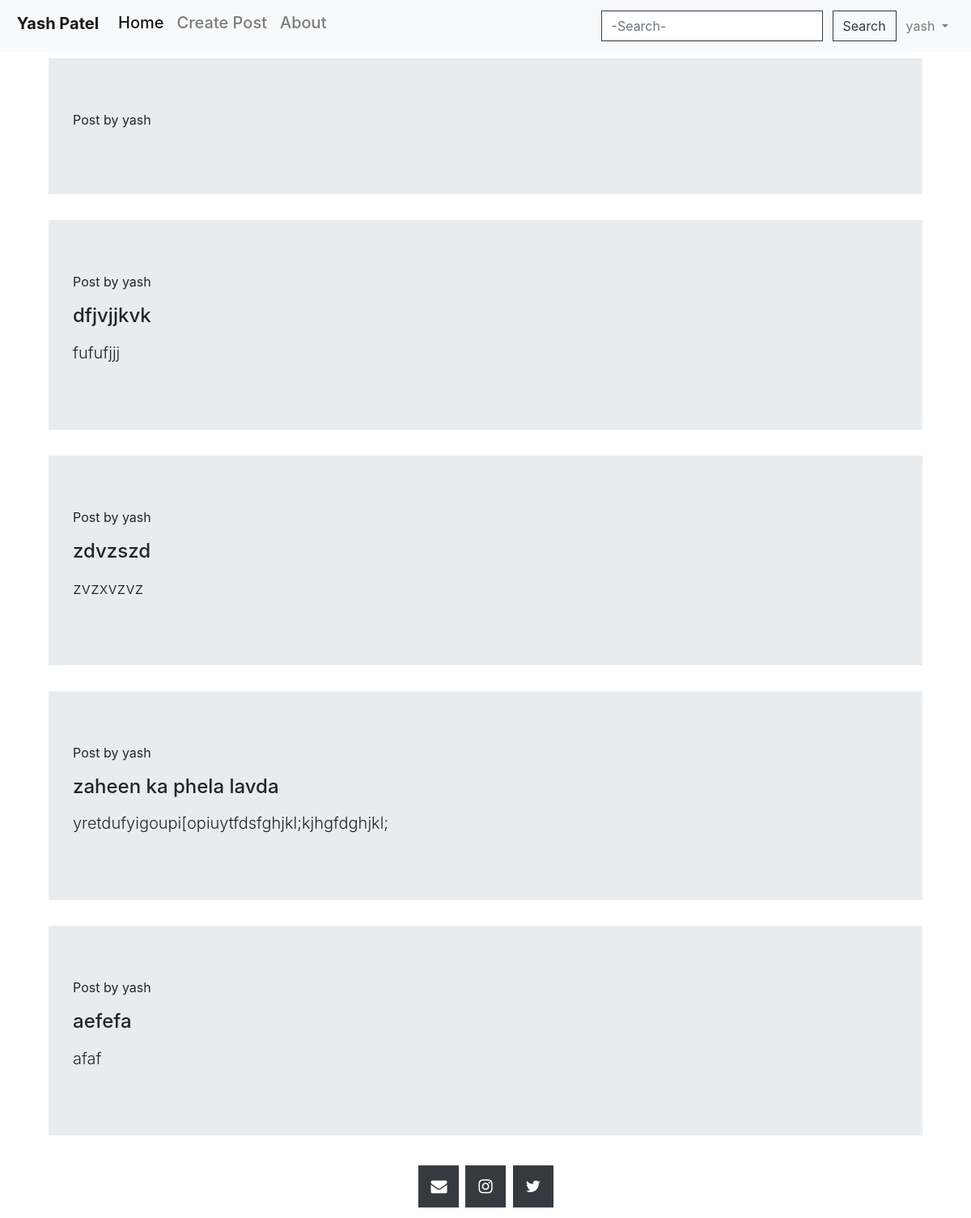
The page / (signed in) on the database its author committed.
### home/models.py (models this page shows, shortened)
class userpost(models.Model):
    user=models.ForeignKey(User,on_delete=models.CASCADE)
    title=models.TextField()
    content=models.TextField()

### home/views.py (the view)
# urls.py: path('', views.home, name='home'),
def home(request):
    userdf=userpost.objects.filter(user=request.user)
    context={'userdf':userdf}
    return render(request,'home/home.html',context)

### templates/home/home.html (shortened to what this page needs)
{% extends 'base.html'%}
{% block homeactive %}active{% endblock homeactive %}
{% block body %}
<div class="container my-2">
     <div class="container my-2">
       {% if user.is_authenticated %}
     {% for booke in userdf reversed %}
       <div class="jumbotron jumbotron-fluid">
      <div class="container">
        <div class="container">
        Post by <span>{{booke.user.username}}</span>
       <p><h4 >{{booke.title}}  </h4></p>
       <p class="lead">{{booke.content}}</p>
       </div>
      </div>
      </div>
        {% endfor %}
        {% else %}
        <h2>no user</h2>
        {% endif %}
</div>
{% endblock body %}

### templates/base.html (shortened to what this page needs)
<!DOCTYPE html>
<html lang="en">
<head>
    <link rel="stylesheet" href="https://stackpath.bootstrapcdn.com/bootstrap/4.4.1/css/bootstrap.min.css">
    <link rel="stylesheet" href="https://cdnjs.cloudflare.com/ajax/libs/font-awesome/4.7.0/css/font-awesome.min.css">
</head>
<body>
    <nav class="navbar navbar-expand-lg navbar-light  bg-light  ">
       <h3> <a class="navbar-brand" href="/"><b>&nbsp;Yash Patel</b><br> </a></h3>
        <div class="collapse navbar-collapse" id="navbarSupportedContent">
          <ul class="navbar-nav mr-auto">
            <li class="nav-item {%block homeactive %} {% endblock homeactive%}">
              {% if user.is_authenticated %}
              <a class="nav-link h5 " href="/">Home<span class="sr-only">(current)</span></a>
              {% else %}
              <a class="nav-link h5 " href="/home2">Home<span class="sr-only">(current)</span></a>
              {% endif %}
            </li>
              <li class="nav-item {%block booksactive %}{% endblock booksactive%}">
                <a class="nav-link h5 " href="/userpage">Create Post</a>
              </li>
              <li class="nav-item {%block aboutactive %}{% endblock aboutactive%} ">
                <a class="nav-link h5 " href="/about">About</a>
              </li>
              </ul>
              <form method="get" action="/search" class="form-inline my-2 my-lg-0">
                <input class="form-control mr-sm-2 rounded-0 border-dark" type="search" placeholder="-Search-" name="query" id="query" aria-label="Search">
                <button class="btn btn-outline-dark rounded-0 my-2 mx-1 my-sm-0" type="submit">Search</button>
              </form>
           {% if user.is_authenticated %}
            <ul class="navbar-nav mr-1">
              <li class="nav-item dropdown">
        <a class="nav-link dropdown-toggle" href="#" id="navbarDropdown" role="button" data-toggle="dropdown" aria-haspopup="true" aria-expanded="false">
         {{request.user}}
        </a>
        {% else %}
              <button type="button" class="btn btn-outline-dark rounded-0  mx-1 " data-toggle="modal" data-target=".bd-signup-modal-sm">signup</button>
              <button type="button" class="btn btn-outline-dark rounded-0 mx-1" data-toggle="modal" data-target=".bd-login-modal-sm"> login</button>
             {% endif %}
        </div>
      </nav>
</body>
{% block body%}
  {% endblock body%}
<center>
<div class="container">
  <a href="https://www.zaheenmaruf08@gmail.com" class="fa fa-envelope"></a>
  <a href="https://www.instagram.com/zaheen_maruf/" class="fa fa-instagram"></a>
  <a href="https://mobile.twitter.com/MarufZaheen" class="fa fa-twitter"></a>
</div>
</center>
</html>

### templates/base.html (style rules this page uses)
.fa { padding: 16px; font-size: 20px; width: 50px; text-align: center; text-decoration: none; margin: 5px 2px; }
.fa-envelope { background: #343a40; color: white; }
.fa-twitter { background: #343a40; color: white; }
.fa-instagram { background: #343a40; color: white; }

### rows shown on the page
userpost: user.username "yash"
userpost: user.username "yash", title "dfjvjjkvk", content "fufufjjj"
userpost: user.username "yash", title "zdvzszd", content "zvzxvzvz"
userpost: user.username "yash", title "zaheen ka phela lavda", content "yretdufyigoupi[opiuytfdsfghjkl;kjhgfdghjkl;"
userpost: user.username "yash", title "aefefa", content "afaf"

### other values the page prints
{{ request.user }} "yash"
